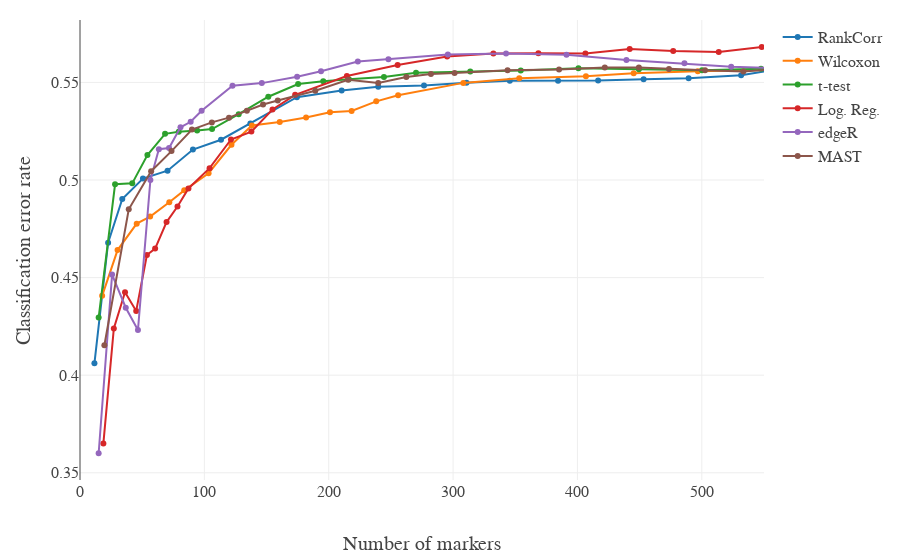

This figure's notebook cell:
### Code cell
iplot({'data':traces, 'layout': layout})
